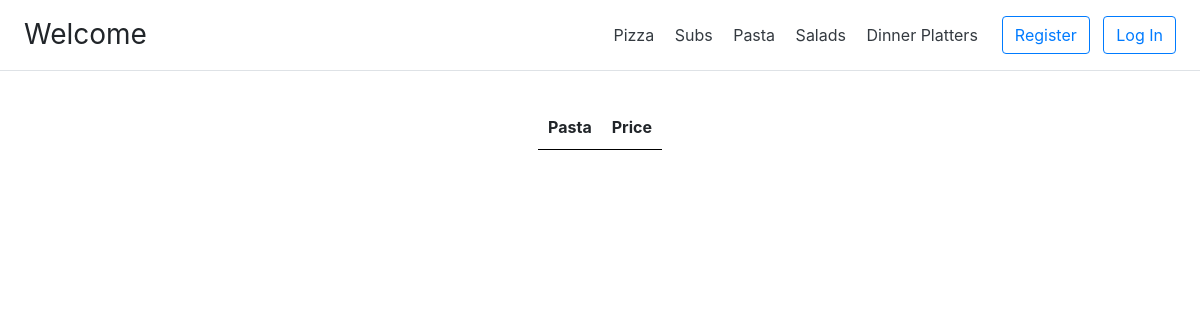
Before: /menu/pasta with the older database file.
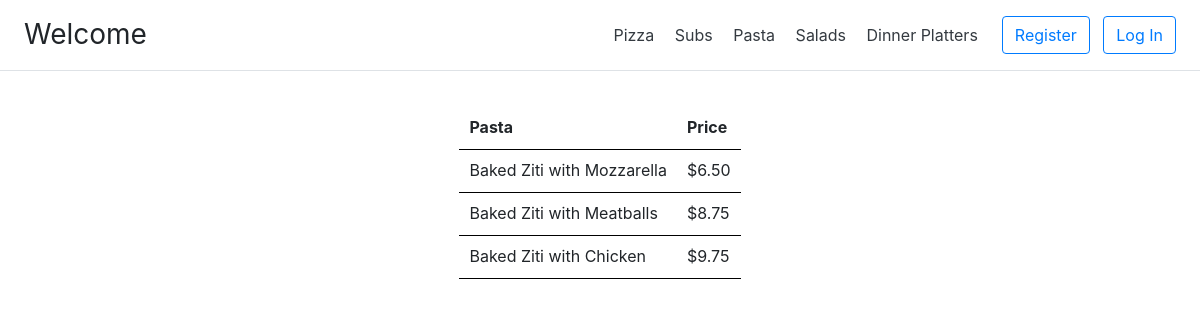
After: the same page with the newer database file.
### orders/models.py (models this page shows, shortened)
class PastaPrice(models.Model):
    classification = models.CharField(max_length=30)
    price = models.DecimalField(max_digits=6, decimal_places=2)
    class Meta:
        verbose_name_plural = "Pasta Price"

### orders/views.py (the view)
# urls.py: path("menu/pasta", views.pasta, name="pasta"),
def pasta(request):
    route = "orders/pasta.html"
    sub_menu = PastaPrice.objects.all()
    context = {"sub_menu": sub_menu}
    return auth_view(route, context, request)

### orders/views.py (called while the page is built)
def auth_view(route, context, request):
    context['user'] = request.user
    if request.user.is_authenticated:
        base_template = "orders/layoutAuth.html"
        context["base_template"] = base_template
        user_profile = UserProfile.objects.get(customer=request.user)
        print(f"----------------> {user_profile}")
        return render(request, route, context)
    base_template = "orders/layout.html"
    context["base_template"] = base_template
    print(request.user)  # PRINT AnonymousUser
    return render(request, route, context)

### orders/templates/orders/pasta.html (shortened to what this page needs)
{% extends base_template %}
{% load static %}
{% block extra %}
<link rel="stylesheet" href="{% static 'orders/main.css' %}"/>
{% endblock %}
{% block body %}
<div class="container">
    <div class="row">
        <div class="col" align="center">
            <table>
                {% if user.is_authenticated %}
                <thead>
                <tr>
                    <th scope="col" id="orderType">Pasta</th>
                    <th scope="col">Price</th>
                    <th scope="col">Add to Cart</th>
                </tr>
                </thead>
                <tbody>
                {% for menu in sub_menu %}
                <tr>
                    <td>{{menu.classification}}</td>
                    <td> ${{menu.price}}</td>
                    <td align="center">
                        <button type="button" class="btn btn-outline-dark" data-id="{{menu.id}}">+</button>
                    </td>
                </tr>
                {% endfor %}
                </tbody>
                {% else %}
                <thead>
                <tr>
                    <th scope="col">Pasta</th>
                    <th scope="col">Price</th>
                </tr>
                </thead>
                <tbody>
                {% for menu in sub_menu %}
                <tr>
                    <td>{{menu.classification}}</td>
                    <td> ${{menu.price}}</td>
                </tr>
                {% endfor %}
                </tbody>
                {% endif %}
            </table>
        </div>
    </div>
</div>
{% endblock %}

Changed rows visible on the page:
added PastaPrice: classification "Baked Ziti with Mozzarella", price "6.50"
added PastaPrice: classification "Baked Ziti with Meatballs", price "8.75"
added PastaPrice: classification "Baked Ziti with Chicken", price "9.75"
